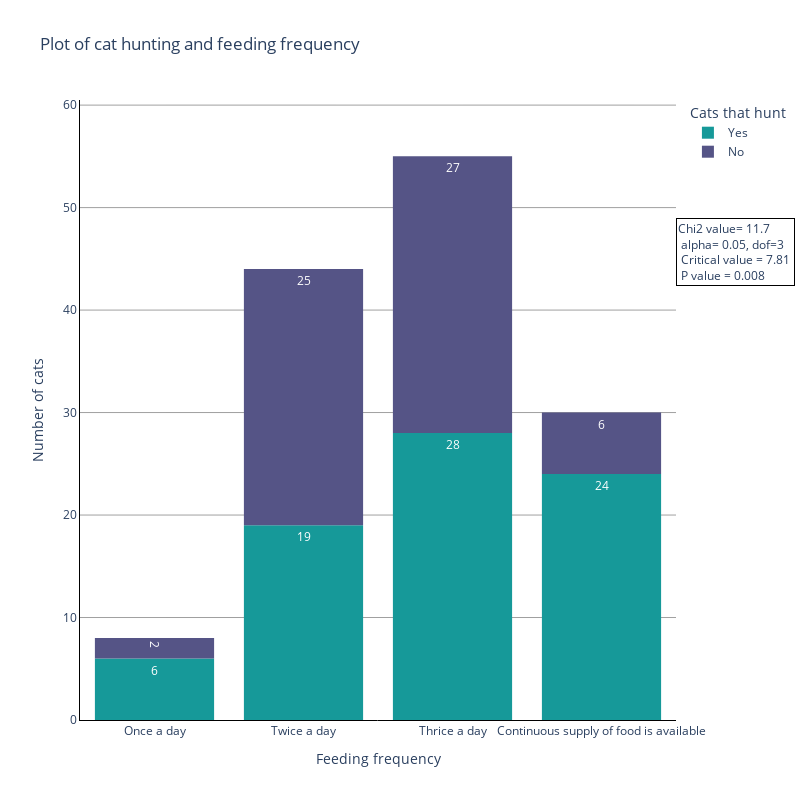

This figure's notebook cell:
### Code cell
#Result for cat_hunt_yn_fix and cat_feed_freq: 
#reject h0, there is a relationship 
# Chi square value = 11.707137937819756 
# Critical value = 7.814727903251179 
# P value = 0.008456773291222408
# dof =3

nice_graph(df = cat, x_var= 'cat_feed_freq',
col_var= 'cat_hunt_yn_fix',
graph_title= 'Plot of cat hunting and feeding frequency',
x_tit= 'Feeding frequency',
legend_tit= 'Cats that hunt',
h=800,w=800,
an_x=1.2,an_y=0.81, 
dof=3, alpha=0.05, chi2=11.70, crit=7.81, p=0.008)

### Figure 1 — Plotly figure (JSON) as saved in the notebook; plotly's stock layout.template omitted (floating-point values rounded to 4 significant figures)
{"data": [{"alignmentgroup": "True", "bingroup": "x", "hovertemplate": "cat_hunt_yn_fix=Yes<br>cat_feed_freq=%{x}<br>count=%{y}<extra></extra>", "legendgroup": "Yes", "marker": {"color": "#169999", "pattern": {"shape": ""}}, "name": "Yes", "offsetgroup": "Yes", "orientation": "v", "showlegend": true, "texttemplate": "%{value}", "type": "histogram", "x": ["Continuous supply of food is available", "Thrice a day", "Twice a day", "Twice a day", "Twice a day", "Thrice a day", "Continuous supply of food is available", "Continuous supply of food is available", "Continuous supply of food is available", "Continuous supply of food is available", "Continuous supply of food is available", "Thrice a day", "Twice a day", "Continuous supply of food is available", "Twice a day", "Twice a day", "Continuous supply of food is available", "Twice a day", "Once a day", "Twice a day", "Continuous supply of food is available", "Thrice a day", "Thrice a day", "Once a day", "Once a day", "Thrice a day", "Continuous supply of food is available", "Thrice a day", "Continuous supply of food is available", "Continuous supply of food is available", "Twice a day", "Twice a day", "Thrice a day", "Continuous supply of food is available", "Thrice a day", "Twice a day", "Twice a day", "Thrice a day", "Thrice a day", "Thrice a day", "Thrice a day", "Twice a day", "Continuous supply of food is available", "Thrice a day", "Twice a day", "Continuous supply of food is available", "Continuous supply of food is available", "Thrice a day", "Twice a day", "Continuous supply of food is available", "Twice a day", "Once a day", "Thrice a day", "Once a day", "Continuous supply of food is available", "Twice a day", "Thrice a day", "Continuous supply of food is available", "Thrice a day", "Thrice a day", "Continuous supply of food is available", "Continuous supply of food is available", "Thrice a day", "Twice a day", "Once a day", "Thrice a day", "Continuous supply of food is available", "Thrice a day", "Thrice a day", "Twice a day", "Continuous supply of food is available", "Thrice a day", "Thrice a day", "Thrice a day", null, "Continuous supply of food is available", "Thrice a day", "Thrice a day"], "xaxis": "x", "yaxis": "y"}, {"alignmentgroup": "True", "bingroup": "x", "hovertemplate": "cat_hunt_yn_fix=No<br>cat_feed_freq=%{x}<br>count=%{y}<extra></extra>", "legendgroup": "No", "marker": {"color": "#555486", "pattern": {"shape": ""}}, "name": "No", "offsetgroup": "No", "orientation": "v", "showlegend": true, "texttemplate": "%{value}", "type": "histogram", "x": ["Twice a day", "Twice a day", "Twice a day", "Twice a day", "Thrice a day", "Thrice a day", "Continuous supply of food is available", "Thrice a day", "Thrice a day", "Thrice a day", "Twice a day", "Twice a day", "Thrice a day", "Thrice a day", "Continuous supply of food is available", "Twice a day", "Thrice a day", "Thrice a day", "Thrice a day", "Twice a day", "Twice a day", "Continuous supply of food is available", "Twice a day", "Twice a day", "Continuous supply of food is available", "Twice a day", "Once a day", "Continuous supply of food is available", "Twice a day", "Thrice a day", "Continuous supply of food is available", "Thrice a day", "Thrice a day", "Twice a day", "Twice a day", "Twice a day", "Thrice a day", "Twice a day", "Thrice a day", "Twice a day", "Thrice a day", "Twice a day", "Once a day", "Twice a day", "Thrice a day", "Twice a day", "Thrice a day", "Thrice a day", null, "Twice a day", "Thrice a day", "Twice a day", "Thrice a day", "Thrice a day", "Twice a day", "Thrice a day", "Twice a day", "Thrice a day", null, "Thrice a day", "Thrice a day", "Thrice a day"], "xaxis": "x", "yaxis": "y"}], "layout": {"annotations": [{"align": "left", "bordercolor": "Black", "borderwidth": 1, "showarrow": false, "text": "Chi2 value= 11.7 <br> alpha= 0.05, dof=3 <br> Critical value = 7.81 <br> P value = 0.008", "x": 1.2, "xref": "paper", "y": 0.81, "yref": "paper"}], "autosize": false, "barmode": "relative", "height": 800, "legend": {"title": {"text": "Cats that hunt"}, "tracegroupgap": 0}, "plot_bgcolor": "White", "showlegend": true, "title": {"text": "Plot of cat hunting and feeding frequency"}, "width": 800, "xaxis": {"anchor": "y", "categoryarray": ["Once a day", "Twice a day", "Thrice a day", "Continuous supply of food is available"], "categoryorder": "array", "domain": [0, 1], "linecolor": "Black", "linewidth": 1, "showline": true, "title": {"text": "Feeding frequency"}}, "yaxis": {"anchor": "x", "domain": [0, 1], "gridcolor": "Grey", "gridwidth": 0.75, "linecolor": "Black", "linewidth": 1, "range": [0, 60.5], "showline": true, "title": {"text": "Number of cats"}}}}
